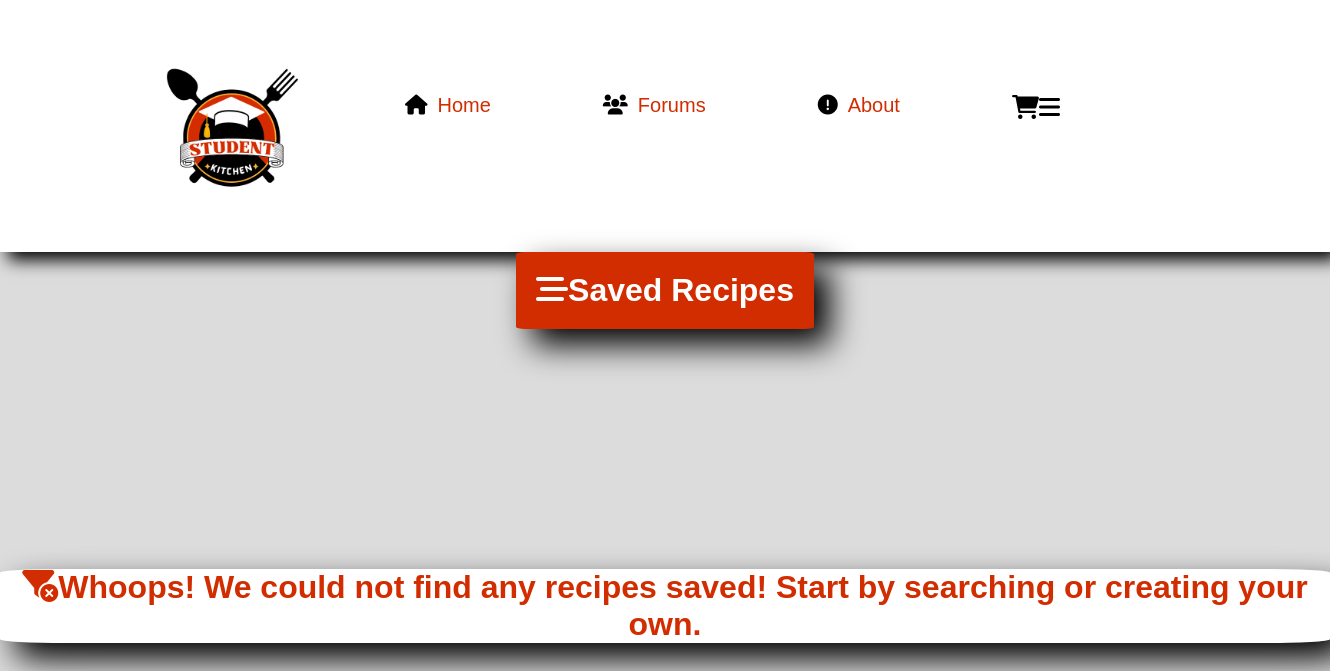
The page /currentrecipe/ on the database as committed earlier.
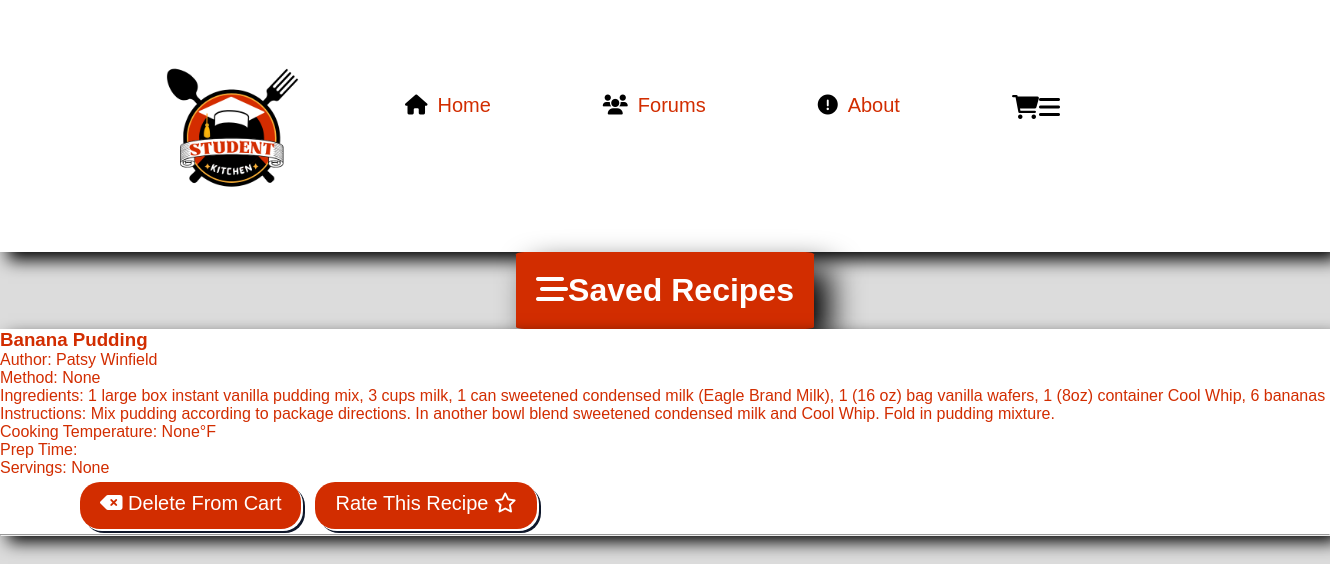
The same page on the database as committed later.
### app/models.py (models this page shows, shortened)
class SavedRecipe(models.Model):
    recipe_author = models.CharField(max_length=75)
    recipe_name = models.CharField(max_length=75)
    recipe_type = models.CharField(max_length=15, blank= True, null=True)
    ingredients_needed = models.CharField(max_length=600)
    recipe_instructions = models.CharField(max_length=1200)
    prep_time_in_minutes = models.IntegerField(null=True, blank=True)
    prep_time_in_hours = models.IntegerField(null=True, blank=True)
    cooking_temp = models.IntegerField(null=True, blank=True)
    servings = models.IntegerField(null=True, blank= True)
    rating = models.IntegerField(
        validators=[MinValueValidator(1), MaxValueValidator(5)],
        null=True,
        blank=True
    )
    feedback = models.CharField(max_length=3000, null=True, blank=True)

### app/views.py (the view, shortened to what this page needs)
# urls.py: path('currentrecipe/', views.current_recipe, name="currentrecipe"),
def current_recipe(request):
    saved_recipes = SavedRecipe.objects.all()
    return render(request, "currentrecipe.html", {'saved_recipes': saved_recipes})

### app/templates/currentrecipe.html (shortened to what this page needs)
{% extends 'base.html' %}
{% block content %}
    <h2 class="saved-recipe-header">
        <i class="fa-solid fa-bars-staggered"></i>
        Saved Recipes
    </h2>
    {% if saved_recipes %}
        <div>
            {% for recipe in saved_recipes %}
                <div class="saved-recipe">
                    <h3 class="returned-header">{{ recipe.recipe_name }}</h3>
                    <p class="returned-para">Author: {{ recipe.recipe_author }}</p>
                    <p class="returned-para">Method: {{ recipe.recipe_type }}</p>
                    <p class="returned-para">Ingredients: {{ recipe.ingredients_needed }}</p>
                    <p class="returned-para">Instructions: {{ recipe.recipe_instructions }}</p>
                    <p class="returned-para">Cooking Temperature: {{ recipe.cooking_temp }}°F</p>
                    <p class="returned-para">Prep Time:
                    </p>
                    <p class="returned-para">Servings: {{ recipe.servings }}</p>
                    <form method="POST" action="{% url 'currentrecipe' %}">
                        <button type="submit" class="form-buttons form-buttons-filter">
                            <i class="fa-solid fa-delete-left"></i>
                            Delete From Cart
                        </button>
                        <button type="button" class="form-buttons form-1-home-button">
                            <a href="{% url 'forums' %}" class="form-1-anchor-style">
                                Rate This Recipe
                            </a>
                            <i class="fa-regular fa-star"></i>
                        </button>
                    </form>
                </div>
                <hr>
            {% endfor %}
        </div>
    {% else %}
        <p class="no-show-recipes">
            <i class="fa-solid fa-filter-circle-xmark"></i>
            Whoops! We could not find any recipes saved! Start by searching or creating your own.
        </p>
    {% endif %}
{% endblock %}

Rows that differ between the two databases and show on the page:
added SavedRecipe: recipe_name "Banana Pudding", recipe_author "Patsy Winfield", recipe_type "None", ingredients_needed "1 large box instant vanilla pudding mix, 3 cups milk, 1 can sweetened condensed milk (Eagle Brand Milk), 1 (16 oz) bag vanilla wafers, 1 (8oz) container Cool Whip, 6 bananas", recipe_instructions "Mix pudding according to package directions. In another bowl blend sweetened condensed milk and Cool Whip. Fold in pudding mixture.", cooking_temp "None", servings "None"
Other text that changed with them:
text no longer shown: "Whoops! We could not find any recipes saved! Start by searching or creating your own."
